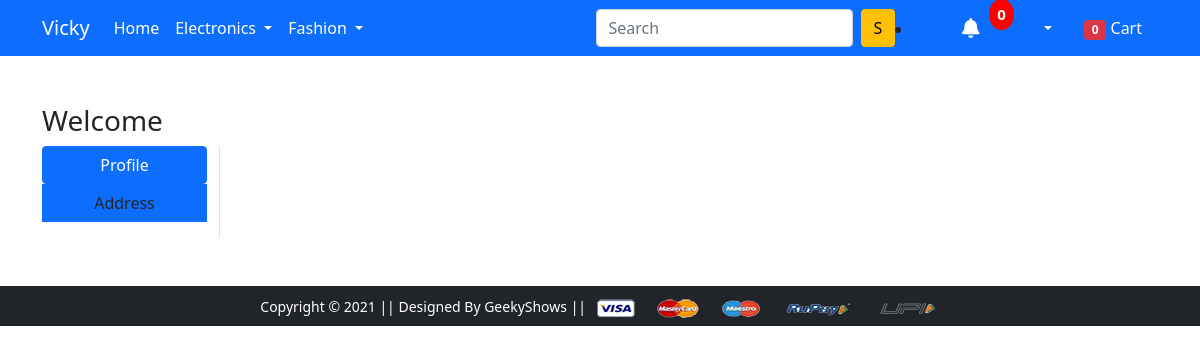
The app's page /address/ (signed in), older data.
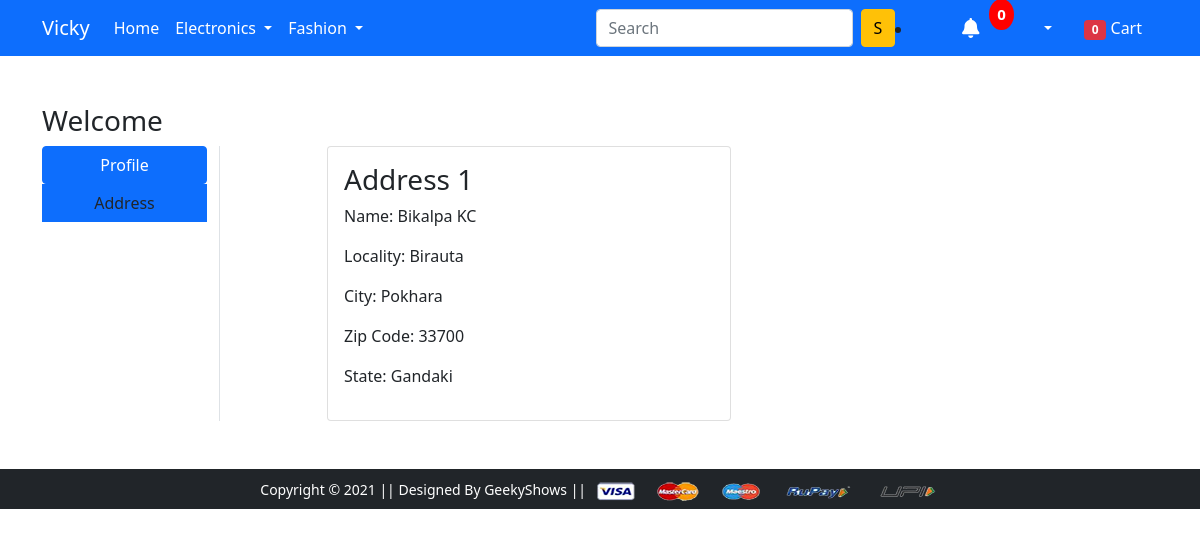
The same page, newer data.
### app/models.py (models this page shows, shortened)
class Customer(models.Model):
    user=models.ForeignKey(User, on_delete=models.CASCADE)
    name=models.CharField(max_length=200)
    locality=models.CharField(max_length=200)
    city=models.CharField(max_length=50)
    zipcode=models.IntegerField()
    state=models.CharField(choices=STATE_CHOICES, max_length=50)

### app/views.py (the view)
# urls.py: path('address/', views.address, name='address'),
@login_required(login_url='/accounts/login/')
def address(request):
 customer_data=Customer.objects.filter(user=request.user)
 for customer in customer_data:
        print(customer.name)
 if request.user.is_authenticated:
   no_of_items_in_cart=len(Cart.objects.filter(user=request.user))
 return render(request, 'app/address.html', {'customer_data': customer_data, 'active': 'btn-primary', 'no_of_items_in_cart':no_of_items_in_cart})

### app/templates/app/address.html (shortened to what this page needs)
{% extends 'app/base.html' %}
{% load static %}
{% block main-content %}
<div class="container my-5">
    <div class="row">
        <h3>Welcome {{request.user.first_name|capfirst}}</h3>
        <div class="col-sm-2 border-end">
            <ul class="list-unstyled">
                <li class="d-grid"><a href="{% url 'profile' %}" class="btn btn-primary">Profile</a></li>
                <li class="d-grid {{active}}"><a href="{% url 'address' %}" class="btn">Address</a></li>
            </ul>
        </div>
        <div class="col-sm-9 offset-sm-1">
            <div class="row">
                {% for customer in customer_data %}
                <div class="col-sm-6">
                    <div class="card">
                        <div class="card-body">
                            <h3>Address {{forloop.counter}}</h3>
                            <p>Name: {{customer.name}}</p>
                            <p>Locality: {{customer.locality}}</p>
                            <p>City: {{customer.city}}</p>
                            <p>Zip Code: {{customer.zipcode}}</p>
                            <p>State: {{customer.state}}</p>
                        </div>
                    </div>
                </div>
                {% endfor %}
            </div>
        </div>
    </div>
</div>
{% endblock main-content %}

Row changes from the older to the newer data that the page shows:
added Customer: name "Bikalpa KC", locality "Birauta", city "Pokhara", zipcode "33700", state "Gandaki"
